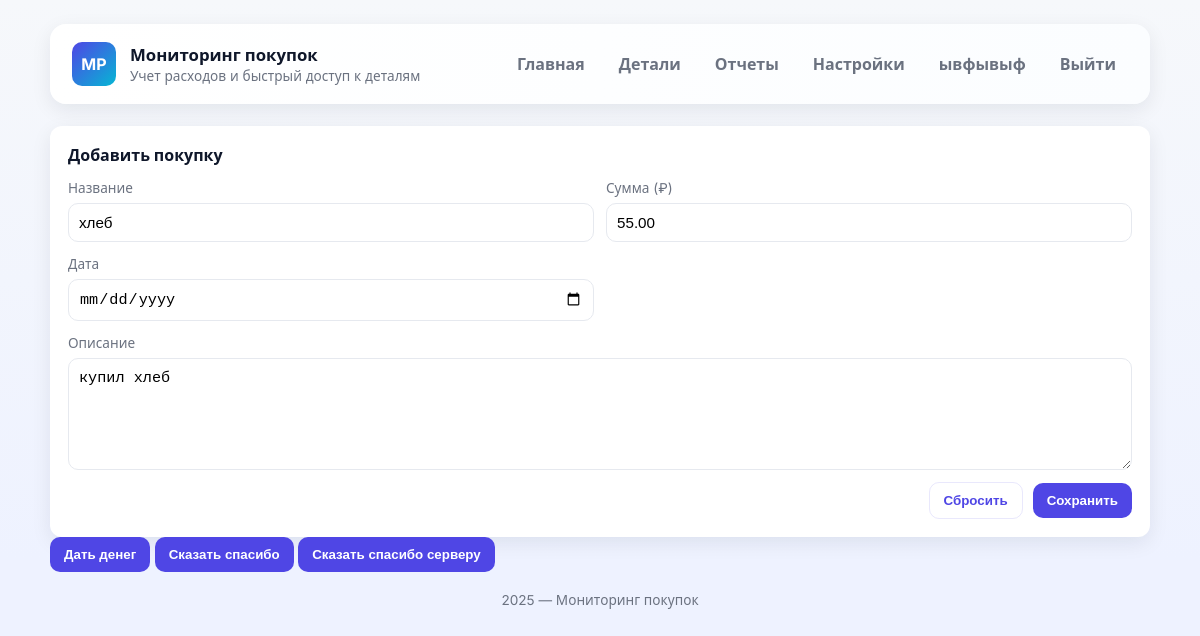
/detail/3/edit (signed in), run on the app's committed database.
### users/models.py (models this page shows, shortened)
class Profile(models.Model):
    user = models.OneToOneField(User, on_delete=models.CASCADE, related_name='profile')
    first_name = models.CharField(
        max_length=30,
        verbose_name='Имя',
        blank=True
    )
    last_name = models.CharField(
        max_length=30,
        verbose_name='Фамилия',
        blank=True
    )
    class Meta:
        verbose_name = 'Профиль пользователя'
        verbose_name_plural = 'Профили пользователей'

### core/models.py (models this page shows, shortened)
class Purchases(models.Model):
    user = models.ForeignKey(
        User,
        on_delete=models.CASCADE,
        verbose_name='Пользователь',
        related_name='purchases'
    )
    title = models.CharField(
        max_length=200,
        verbose_name='Название товара'
    )
    cost = models.DecimalField(
        max_digits=10,
        decimal_places=2,
        verbose_name='Стоимость'
    )
    buy_date = models.DateField(
        verbose_name='Дата покупки'
    )
    description = models.TextField(
        verbose_name='Описание',
        null=True,
        blank=True
    )
    class Meta:
        verbose_name = 'Покупки'
        verbose_name_plural = 'Покупка'
        ordering = ['-buy_date']

### core/views.py (the view)
# urls.py: path('detail/<int:purchase_id>/edit',  detail_edit, name='detail_edit'),
@login_required
def detail_edit(request, purchase_id):
    try:
        purchase = Purchases.objects.get(id=purchase_id)
        if request.method == 'POST':
            form = AddPurch(request.POST, instance=purchase)
            if form.is_valid():
                form.save()
                return redirect('/')
        else:
            form = AddPurch(instance=purchase)
        context = {
            'form': form,
            'purchase': purchase,
        }
        return render(request, 'buy/detail_edit.html', context)
    except Purchases.DoesNotExist:
        return redirect('/')

### templates/buy/detail_edit.html (shortened to what this page needs)
{% extends 'base.html' %}
{% block content %}
        <main class="main" role="main" >
            <section class="panel" aria-labelledby="editPurchase">
                <h2 id="editPurchase">Добавить покупку</h2>
                <form class="edit-form" action="#" method="post">
                    {% for field in form %}
                    <div class="field" {% if field.name == 'description' %}style="grid-column:1/-1"{% endif %}>
                        <label for="{{ field.id_for_label }}">{{ field.label }}</label>
                        {{ field }}
                    </div>
                    {% endfor %}
                    <div class="form-actions">
                        <button type="reset" class="secondary">Сбросить</button>
                        <button type="submit">Сохранить</button>
                    </div>
            </form>
            </section>
        </main>
{% endblock %}

### templates/base.html (shortened to what this page needs)
{% load static %}
<!DOCTYPE html>
<html lang="ru">
<head>
    <link rel="stylesheet" href="{% static 'css/style.css' %}">
</head>
<body>
    <div class="container">
        <header class="site-header" role="banner">
            <div class="brand">
                <div class="logo">MP</div>
                <div>
                    <h1>Мониторинг покупок</h1>
                    <div style="font-size:0.85rem;color:var(--muted)">Учет расходов и быстрый доступ к деталям</div>
                </div>
            </div>
            <nav class="menu" role="navigation" aria-label="Главное меню">
                <a href="/">Главная</a>
                <a href="/detail/">Детали</a>
                <a href="#">Отчеты</a>
                <a href="#">Настройки</a>
                {% if request.user.is_authenticated %}
                <a class="right">{{ request.user.profile.first_name }}</a>
                <a class="right" href="{% url 'logout' %}">Выйти</a>
                {% else %}
                <a class="right" href="{% url 'login' %}">Войти</a>
                {% endif %}
            </nav>
        </header>
        {% block content %}
        {% endblock %}
<button id="give">Дать денег</button>
<button id="thx">Сказать спасибо</button>
<button id="server">Сказать спасибо серверу</button>
        <footer class="site-footer">
            2025 — Мониторинг покупок
        </footer>
    </div>
</body>
</html>

### static/css/style.css (style rules this page uses)
:root { --bg: #f6f8fb; --card: #ffffff; --muted: #6b7280; --accent: #4f46e5; --accent-2: #06b6d4; --success: #16a34a; --danger: #ef4444; --shadow: 0 6px 20px rgba(15, 23, 42, 0.08); --radius: 12px; font-family: 'Inter', system-ui, -apple-system, "Segoe UI", Roboto, "Helvetica Neue", Arial; color-scheme: light; }
* { box-sizing: border-box }
html, body { height: 100% }
body { margin: 0; background: linear-gradient(180deg, var(--bg), #eef2ff 70%); padding: 24px; -webkit-font-smoothing: antialiased; -moz-osx-font-smoothing: grayscale; color: #0f172a; }
.container { max-width: 1100px; margin: 0 auto }
header.site-header { display: flex; align-items: center; justify-content: space-between; padding: 18px 22px; background: linear-gradient(90deg, #fff, #fbfdff); border-radius: 16px; box-shadow: var(--shadow); }
.brand { display: flex; align-items: center; gap: 14px }
.logo { width: 44px; height: 44px; border-radius: 10px; display: grid; place-items: center; background: linear-gradient(135deg, var(--accent), var(--accent-2)); color: white; font-weight: 700 }
.brand h1 { margin: 0; font-size: 1.05rem }
nav.menu { display: flex; gap: 10px; align-items: center }
nav.menu a { color: var(--muted); text-decoration: none; padding: 8px 12px; border-radius: 10px; font-weight: 600 }
.main { display: block; margin-top: 22px }
.panel { background: var(--card); padding: 18px; border-radius: var(--radius); box-shadow: var(--shadow) }
.panel h2 { margin: 0 0 12px 0; font-size: 1rem }
form.edit-form { display: grid; grid-template-columns: 1fr 1fr; gap: 12px }
.field { display: flex; flex-direction: column }
label { font-size: 0.85rem; margin-bottom: 6px; color: var(--muted) }
input[type="text"], input[type="number"], input[type="date"], input[type="password"], select, textarea { border: 1px solid #e6e9ef; padding: 10px; border-radius: 10px; font-size: 0.95rem; background: transparent; outline: none }
textarea { grid-column: 1/-1; min-height: 84px; resize: vertical }
.form-actions { display: flex; gap: 10px; align-items: center; justify-content: flex-end; grid-column: 1/-1 }
button { background: var(--accent); border: none; color: white; padding: 10px 14px; border-radius: 10px; font-weight: 700; cursor: pointer }
button.secondary { background: transparent; color: var(--accent); border: 1px solid rgba(79, 70, 229, 0.12) }
footer.site-footer { margin-top: 18px; text-align: center; color: var(--muted); font-size: 0.85rem }
.right { float: right; }

### data on the page
Purchases: form "хлеб" "55.00" "купил хлеб"

### other printed values
{{ request.user.profile.first_name }} "ывфывыф"
{{ field.label }} "Название" "Сумма (₽)" "Дата" "Описание"
